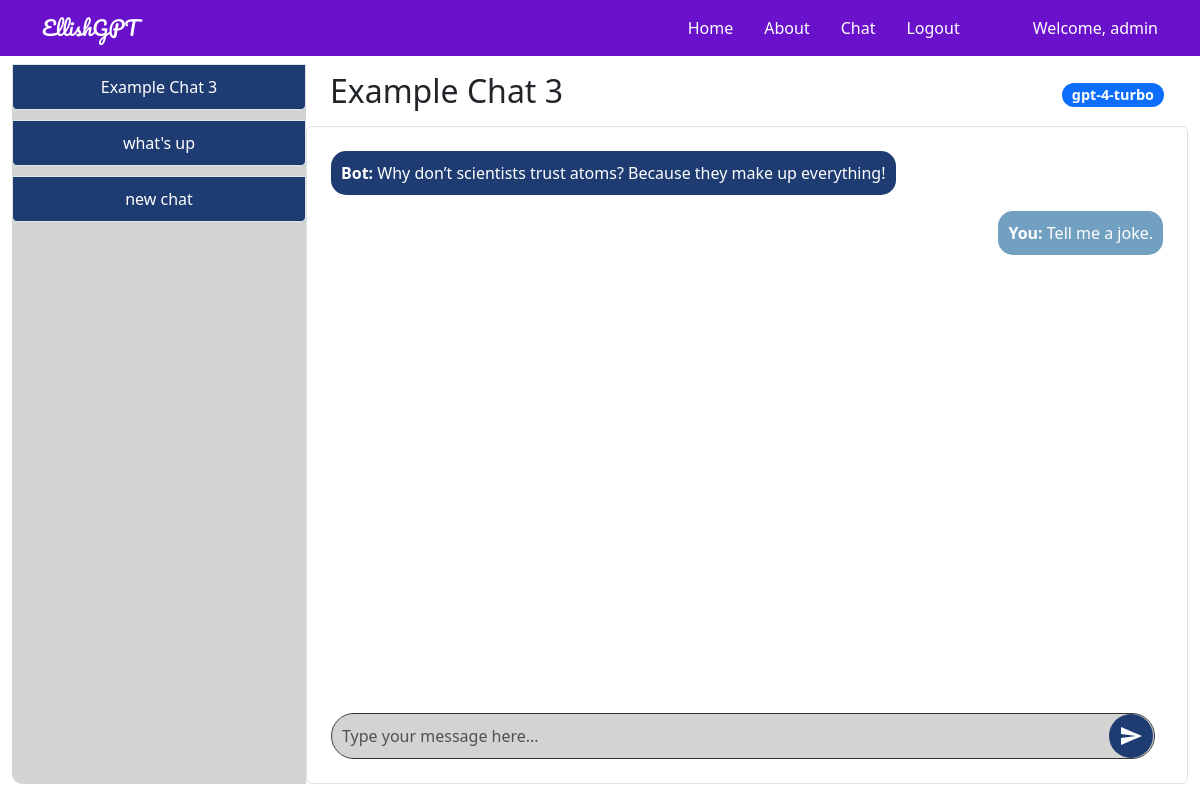
Screenshot of /chat/3 (signed in) with the database file from the repository.
### tables this page shows
CREATE TABLE users (
        userid INTEGER PRIMARY KEY,
        username TEXT NOT NULL UNIQUE,
        password TEXT NOT NULL
    );

CREATE TABLE chats (
        chat_id INTEGER PRIMARY KEY,
        user_id INTEGER,
        model_id INTEGER,
        title TEXT,
        chat TEXT,
        time DATETIME,
        model_name TEXT,
        FOREIGN KEY(user_id) REFERENCES users(userid),
        FOREIGN KEY(model_id) REFERENCES models(modelid)
    );

CREATE TABLE chat_messages (
        id INTEGER PRIMARY KEY AUTOINCREMENT,
        chat_id INTEGER,
        sender TEXT,
        message TEXT,
        timestamp DATETIME DEFAULT CURRENT_TIMESTAMP,
        FOREIGN KEY (chat_id) REFERENCES chats(chat_id)
    );

### genaiserver_wl_folder/flask_app.py (the view, shortened to what this page needs)
    @app.route('/chat/<int:chat_id>', methods=['GET', 'POST'])
    @login_required
    def open_chat(chat_id):
        try:
            db = get_db()
            username = session['username']
            cur = db.execute('SELECT userid FROM users WHERE username = ?', (username,))
            user_id = cur.fetchone()[0]
            cur = db.execute('SELECT * FROM chats WHERE chat_id = ?', (chat_id,))
            chat = cur.fetchone()
            if chat is None:
                logging.error(f"Chat with id {chat_id} not found.")
                flash("Chat not found.")
                return redirect(url_for('chat'))
            chat_data = dict(time=chat[5], chat=chat[4], title=chat[3], chat_id=chat[0], model_name=chat[6])
            cur_messages = db.execute('SELECT sender, message FROM chat_messages WHERE chat_id = ? ORDER BY timestamp DESC LIMIT 10', (chat_id,))
            messages = [{'sender': row[0], 'message': row[1]} for row in cur_messages.fetchall()]
            messages.reverse()  # Reverse to show the latest message at the bottom
            cur2 = db.execute('SELECT * FROM chats WHERE user_id = ? ORDER BY time;', (user_id,))
            chats = [dict(time=row[5], chat=row[4], title=row[3], chat_id=row[0], model_name=row[6]) for row in cur2.fetchall()]
            return render_template("chat_detail.html", app_data=app_data, chat=chat_data, messages=messages, chats=chats)
        except Exception as e:
            logging.exception(f"Error opening chat {chat_id}: {e}")
            flash("An error occurred while trying to open the chat.")
            return redirect(url_for('chat'))

### templates/chat_detail.html (shortened to what this page needs)
{% extends 'layout.html' %} {% block body %}
<div class="container-fluid">
    <div class="row" style="height: 90vh; overflow: hidden">
        <div class="col-md-3 d-flex align-items-stretch p-0">
            <div
                class="list-group sidebar d-flex flex-column justify-content-start w-100"
                style="
                    height: 100%;
                    border-radius: 10px 0 0 10px;
                    background-color: #d3d3d3;
                "
            >
                {% for chat in chats %}
                <div class="position-relative chat-item">
                    <a
                        href="{{ url_for('open_chat', chat_id=chat.chat_id) }}"
                        class="list-group-item list-group-item-action sidebar-item"
                    >
                        {{ chat.title }}
                    </a>
                </div>
                {% endfor %}
            </div>
        </div>
        <div
            class="col-md-9 d-flex flex-column p-0"
            style="
                height: 100%;
                border-radius: 0 10px 10px 0;
                background-color: #ffffff;
            "
        >
            <div
                class="d-flex justify-content-between align-items-center w-100 px-4 py-2"
                style="flex-shrink: 0"
            >
                <h2>{{ chat.title }}</h2>
                <span class="badge bg-primary">{{ chat.model_name }}</span>
            </div>
            <div
                class="chat-box p-4 border rounded bg-white"
                style="
                    flex-grow: 1;
                    padding: 20px;
                    height: 0;
                    border: 2px solid black;
                    overflow-y: auto;
                "
            >
                <div
                    id="chatHistory"
                    class="chat-history mb-4"
                    style="flex-grow: 1; padding-bottom: 1rem"
                >
                    {% for message in messages %}
                    <div
                        class="chat-message {{ 'align-self-end' if message.sender == 'You' else 'align-self-start' }}"
                        style="display: flex; flex-direction: column; align-items: {{ 'flex-end' if message.sender == 'You' else 'flex-start' }};"
                    >
                        <div
                            class="message-bubble {{ 'user-bubble' if message.sender == 'You' else 'bot-bubble' }}"
                            style="{{ 'background-color: #72a0c1; color: white;' if message.sender == 'You' else 'background-color: #1e3c72; color: white;' }}"
                        >
                            <strong>{{ message.sender }}:</strong> {{
                            message.message }}
                        </div>
                    </div>
                    {% endfor %}
                </div>
                <div class="chat-input" style="flex-shrink: 0">
                    <form id="chatForm" class="d-flex align-items-center">
                        <textarea
                            class="form-control me-2"
                            rows="1"
                            name="chat"
                            id="chatInput"
                            placeholder="Type your message here..."
                            style="
                                background-color: #d3d3d3;
                                color: black;
                                border: 1px solid #333;
                                border-radius: 25px;
                                padding: 10px;
                                resize: none;
                                flex-grow: 1;
                                max-height: 100px;
                                overflow-y: auto;
                            "
                        ></textarea>
                        <button
                            class="btn btn-gradient"
                            type="button"
                            onclick="sendChat()"
                            style="
                                background: #1e3c72;
                                color: white;
                                border: none;
                                border-radius: 50%;
                                padding: 10px;
                                display: flex;
                                align-items: center;
                                justify-content: center;
                                position: absolute;
                                right: 10px;
                            "
                        >
                            <svg
                                xmlns="http://www.w3.org/2000/svg"
                                width="24"
                                height="24"
                                fill="white"
                                viewBox="0 0 24 24"
                            >
                                <path
                                    d="M2.01 21l20.99-9-20.99-9-.01 7 15 2-15 2z"
                                />
                            </svg>
                        </button>
                    </form>
                </div>
            </div>
        </div>
    </div>
</div>
{% endblock %}

### templates/includes/_navbar.html (shortened to what this page needs)
<nav
    class="navbar navbar-expand-lg navbar-light fixed-top"
    style="background-color: #6a11cb"
>
    <div class="container">
        <a
            class="navbar-brand"
            href="/"
            style="color: white; font-family: &quot;Pacifico&quot;, cursive"
            >{{ app_data['project_name'] }}</a
        >
        <div class="collapse navbar-collapse" id="navbarResponsive">
            <ul class="navbar-nav ml-auto" style="margin-left: auto">
                <li
                    class="nav-item {% if request.path == '/' %}active{% endif %}"
                >
                    <a class="nav-link" href="/" style="color: white">Home</a>
                </li>
                <li
                    class="nav-item {% if request.path == '/about' %}active{% endif %}"
                >
                    <a class="nav-link" href="/about" style="color: white"
                        >About</a
                    >
                </li>
                <li
                    class="nav-item {% if request.path == '/chat' %}active{% endif %}"
                >
                    <a class="nav-link" href="/chat" style="color: white"
                        >Chat</a
                    >
                </li>
                {% if "logged_in" not in session %}
                <li
                    class="nav-item {% if request.path == '/login' %}active{% endif %}"
                >
                    <a class="nav-link" href="/login" style="color: white"
                        >Login</a
                    >
                </li>
                <li
                    class="nav-item {% if request.path == '/register' %}active{% endif %}"
                >
                    <a class="nav-link" href="/register" style="color: white"
                        >Register</a
                    >
                </li>
                {% else %}
                <li
                    class="nav-item {% if request.path == '/logout' %}active{% endif %}"
                >
                    <a class="nav-link" href="/logout" style="color: white"
                        >Logout</a
                    >
                </li>
                {% endif %}
            </ul>
            {% if "logged_in" in session %}
            <span class="navbar-text" style="margin-left: 50px; color: white"
                >Welcome, {{ session['username'] }}</span
            >
            {% endif %}
        </div>
    </div>
</nav>

### templates/layout.html (style rules this page uses)
.navbar-nav .nav-item .nav-link { transition: color 0.3s ease, text-decoration 0.3s ease; }
.navbar-nav .nav-item .nav-link { margin-right: 15px; }

### templates/chat_detail.html (style rules this page uses)
body { opacity: 1; transition: opacity 0.5s ease-in-out; }
.sidebar { background-color: #d3d3d3; height: 100%; flex-grow: 1; }
.sidebar-item { background-color: #1e3c72; color: white; margin-bottom: 10px; border-radius: 5px; padding: 10px; text-align: center; transition: background-color 0.3s, color 0.3s; }
.btn-gradient { background: linear-gradient(135deg, #6e8efb, #a777e3); color: white; border: none; border-radius: 25px; padding: 10px 20px; font-size: 16px; transition: background 0.3s, transform 0.3s; }
.chat-box { display: flex; flex-direction: column; width: 100%; overflow-y: auto; }
.chat-history { flex-grow: 1; overflow-y: auto; padding-bottom: 1rem; }
.chat-message { margin-bottom: 1rem; }
.chat-input { margin-top: 1rem; position: relative; }
textarea { width: 100%; background-color: #d3d3d3; color: black; border: 1px solid #333; border-radius: 25px; padding: 10px; resize: none; flex-grow: 1; max-height: 100px; overflow-y: auto; }
textarea::placeholder { color: #333; }
button { background-color: #1e3c72; color: #fff; border: none; border-radius: 50%; padding: 10px; cursor: pointer; transition: background-color 0.3s; display: flex; align-items: center; justify-content: center; position: absolute; right: 10px; }
.message-bubble { border-radius: 15px; padding: 10px; max-width: 75%; }
.user-bubble { background-color: #72a0c1; color: white; align-self: flex-end; text-align: right; }
.bot-bubble { background-color: #1e3c72; color: white; align-self: flex-start; text-align: left; }
.badge { background-color: #1e3c72; color: white; padding: 5px 10px; border-radius: 15px; font-size: 0.9rem; }

### rows the page displays
users: username "admin"
chats: title "Example Chat 3", model_name "gpt-4-turbo"
chats: title "what's up"
chats: title "new chat"
chat_messages: sender "Bot", message "Why don’t scientists trust atoms? Because they make up everything!"
chat_messages: sender "You", message "Tell me a joke."

### other values shown
{{ app_data['project_name'] }} "EllishGPT"
